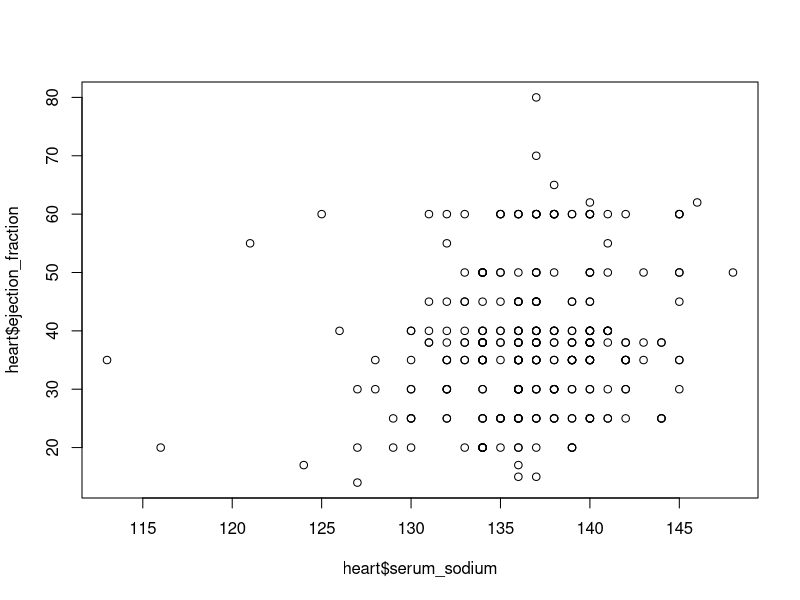
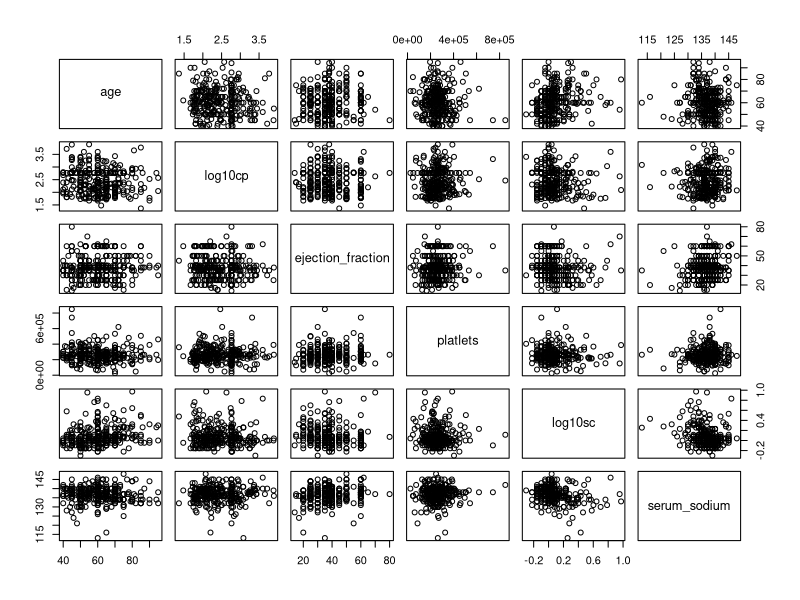

Generate these figures, in order, with R:
heart = read.csv("heart.csv", colClasses = c(
	'numeric', 'factor', 'numeric', 'factor', 'numeric', 'factor', 'numeric', 'numeric', 'numeric', 'factor', 'factor', 'numeric', 'factor'
))

plot(heart$serum_sodium, heart$ejection_fraction)
log10cp = log10(heart$cp)
log10sc = log10(heart$serum_creatinine)

qvars = cbind(heart$age, log10cp, heart$ejection_fraction, heart$platelets, log10sc, heart$serum_sodium)
dimnames(qvars)[[2]] = c("age", "log10cp", "ejection_fraction", "platlets", "log10sc", "serum_sodium")

pairs(qvars)
